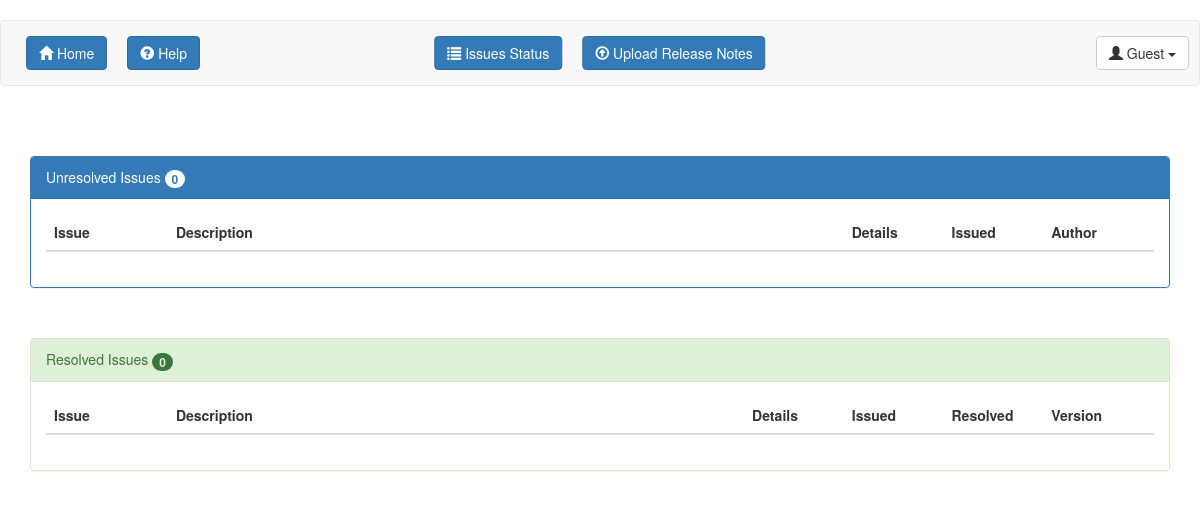
/issue_status/, run on an earlier commit of the app's database.
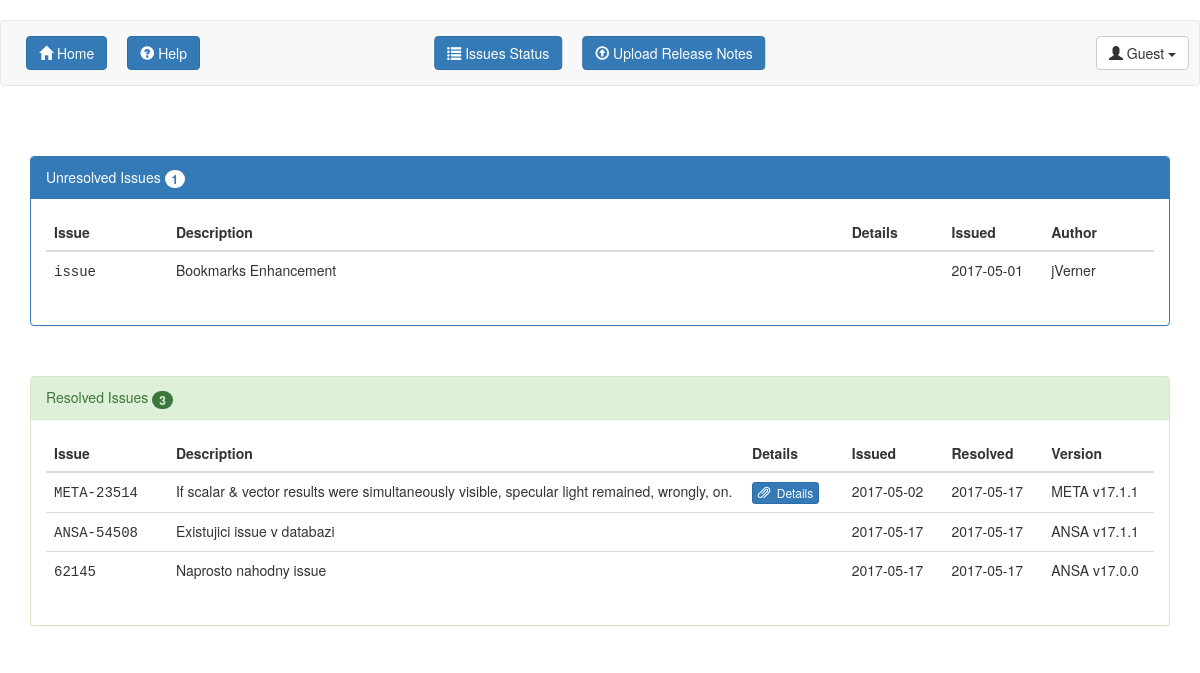
And on a later commit of the database.
### tables this page shows
CREATE TABLE issues (
    id INTEGER PRIMARY KEY autoincrement,
    issue TEXT NOT NULL,
    description TEXT NOT NULL,
    date_issued TEXT NOT NULL,
    author TEXT,
    details TEXT,
    date_resolved TEXT,
    version TEXT
);

### __init__.py (the view)
@app.route('/issue_status/')
def issue_status():
    cur, db = get_db(cursor=True)
    issues = cur.execute("SELECT * FROM issues").fetchall()
    resolved, unresolved = [], []
    for row in issues:
        issue = row[1]
        found = cur.execute("SELECT * FROM resolved_issues WHERE issue = ?", [issue]).fetchall()
        print("DEBUG: ISSUE: {}, found: {}".format(issue, found))
        if len(found) > 0:
            resolved.append(row)
        else:
            unresolved.append(row)
    return render_template('issue_status.html', resolved=resolved, unresolved=unresolved)

### __init__.py (called while the page is built)
def connect_db():
    rv = sqlite3.connect(app.config['DATABASE'])
    rv.row_factory = sqlite3.Row
    return rv

def get_db(cursor=False):
    if not hasattr(g, 'sqlite_db'):
        g.sqlite_db = connect_db()
    if cursor:
        c = g.sqlite_db.cursor()
        return c, g.sqlite_db
    return g.sqlite_db

### templates/issue_status.html (shortened to what this page needs)
{% extends "header.html" -%}
{% block body -%}
<div class="container">
  <div id="issue-panel" class="panel panel-primary">
    <div class="panel-heading">Unresolved Issues <spam class="badge">{{ unresolved|length }}</spam></div>
    <div class="panel-body">
      <form method="post" action="{{ url_for('issue_modify') }}">
        <table id="issues" class="table table-hover">
          <thead>
            <tr>
              <th id="issue">Issue</th>
              <th id="description">Description</th>
              <th id="details">Details</th>
              <th id="date_issued">Issued</th>
              <th id="author">Author</th>
            </tr>
          </thead>
          <tbody>
            {% for data in unresolved -%}
              {% set id = data[0] -%}
              {% set issue = data[1] -%}
              {% set description = data[2] -%}
              {% set date_issued = data[3] -%}
              {% set author = data[4] -%}
              {% set details = data[5] -%}
              <tr>
                <td><spam style="font-family: monospace;">{{ issue }}</spam></td>
                <td>{{ description }}</td>
                <td>
                </td>
                <td>{{ date_issued }}</td>
                <td>{{ author }}</td>
              </tr>
            {% endfor -%}
          </tbody>
        </table>
      </form>
    </div>
  </div>
  <div id="issue-panel" class="panel panel-success">
    <div class="panel-heading">Resolved Issues <spam class="badge">{{ resolved|length }}</spam></div>
    <div class="panel-body">
      <form method="post" action="{{ url_for('issue_modify') }}">
        <table id="issues" class="table table-hover">
          <thead>
            <tr>
              <th id="issue">Issue</th>
              <th id="description">Description</th>
              <th id="details">Details</th>
              <th id="date_issued">Issued</th>
              <th id="date_resolved">Resolved</th>
              <th id="version">Version</th>
            </tr>
          </thead>
          <tbody>
            {% for data in resolved -%}
              {% set id = data[0] -%}
              {% set issue = data[1] -%}
              {% set description = data[2] -%}
              {% set date_issued = data[3] -%}
              {% set author = data[4] -%}
              {% set details = data[5] -%}
              {% set date_resolved = data[6] -%}
              {% set version = data[7] -%}
              <tr>
                <td><spam style="font-family: monospace;">{{ issue }}</spam></td>
                <td>{{ description }}</td>
                <td>
                  {% if not details|length == 0 %}
                    <span href="#issueStatus_showDetailsModal" class="open-issueStatus_showDetailsModal" data-toggle="modal" data-details="{{ details }}" data-issue="{{ issue }}">
                      <a class="btn btn-xs btn-primary">
                        <span class="glyphicon glyphicon-paperclip" ></span>
                        &nbsp;Details
                      </a>
                    </span>
                  {% endif %}
                </td>
                <td>{{ date_issued }}</td>
                <td>{{ date_resolved }}</td>
                <td>{{ version }}</td>
              </tr>
            {% endfor -%}
          </tbody>
        </table>
      </form>
    </div>
  </div>
</div>
{% endblock %}

### templates/header.html (shortened to what this page needs)
<!DOCTYPE html>
<html lang="en">
<head>
  <link rel="stylesheet" type="text/css" href="{{ url_for('static', filename='css/bootstrap.min.css') }}" media="all" />
  <link rel="stylesheet" type="text/css" href="{{ url_for('static', filename='css/fileinput.min.css') }}" media="all" />
  <link rel="stylesheet" type="text/css" href="{{ url_for('static', filename='css/custom.css') }}" media="all" />
  <link rel="stylesheet" type="text/css" href="{{ url_for('static', filename='css/font-awesome/css/font-awesome.min.css') }}" media="all" />
</head>
<header>
<nav class="navbar navbar-default" role="navigation" style="margin-top: 20px;">
  <div class="navbar-collapse collapse">
    <ul class="nav navbar-nav">
      <li>
        <a href="{{ url_for('homepage') }}">
          <button type="button" class="btn btn-primary">
            <span class="glyphicon glyphicon-home"></span>
            <span aria-hidden="true">Home</span>
          </button>
        </a>
      </li>
      <li>
        <a href="{{ url_for('help_page') }}">
          <button type="button" class="btn btn-primary">
            <span class="glyphicon glyphicon-question-sign"></span>
            <span aria-hidden="true">Help</span>
          </button>
        </a>
      </li>
    </ul>
    <ul class="nav navbar-nav navbar-center">
        <li>
          <a href="{{ url_for('issue_status') }}">
            <button type="button" class="btn btn-primary">
            <span class="glyphicon glyphicon-list"></span>
              <span aria-hidden="true">Issues Status</span>
            </button>
          </a>
        </li>
        <li>
          <a href="{{ url_for('upload_release_changes') }}">
            <button type="button" class="btn btn-primary">
            <span class="glyphicon glyphicon-upload"></span>
              <span aria-hidden="true">Upload Release Notes</span>
            </button>
          </a>
        </li>
    </ul>
    <ul class="nav navbar-nav navbar-right">
      <li class="dropdown">
        <a href="#" class="dropdown-toggle" data-toggle="dropdown" role="button" aria-haspopup="true" aria-expanded="false">
          {% if session.logged_in -%}
            <button type="button" class="btn btn-success">
              <span class="glyphicon glyphicon-user"></span>
              {{ session.username }}
          {% else -%}
            <button type="button" class="btn btn-default">
              <span class="glyphicon glyphicon-user"></span>
              Guest
          {% endif -%}
              <span class="caret"></span>
            </button>
        </a>
      </li>
    </ul>
  </div>
</nav>
</header>
<body>
  <div class="container" style="min-height:100%>
  {% block body -%}
  {% endblock -%}
</body>

### static/css/custom.css (style rules this page uses)
@media (min-width: 768px) { .navbar-nav.navbar-center { position: absolute; left: 50%; transform: translatex(-50%); } }
.nav li a { padding-right: 10px; padding-left: 10px; }
div#issue-panel { margin-top: 50px; }
table#issues #issue { width: 11%; }
table#issues #details { width: 9%; }
table#issues #date_issued { width: 9%; }
table#issues #date_resolved { width: 9%; }
table#issues #version { width: 10%; }
table#issues #author { width: 10%; }

What changed in the data, as far as the page shows it:
added issues: issue "issue", description "Bookmarks Enhancement", date_issued "2017-05-01", author "jVerner"
added issues: issue "META-23514", description "If scalar & vector results were simultaneously visible, specular light remained, wrongly, on.", date_issued "2017-05-02", date_resolved "2017-05-17", version "META v17.1.1"
added issues: issue "ANSA-54508", description "Existujici issue v databazi", date_issued "2017-05-17", date_resolved "2017-05-17", version "ANSA v17.1.1"
added issues: issue "62145", description "Naprosto nahodny issue", date_issued "2017-05-17", date_resolved "2017-05-17", version "ANSA v17.0.0"
Also different on the page:
{{ unresolved|length }}: "0" → "1"
{{ resolved|length }}: "0" → "3"
